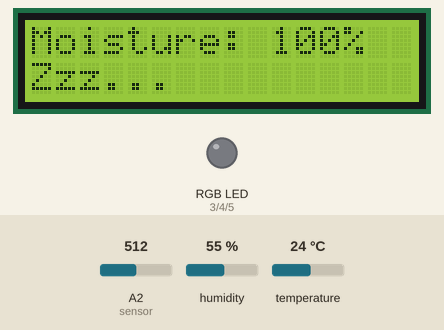
Bench run of a sketch on a simulated Arduino Uno, built with avr-gcc and run on an emulated ATmega328P. Shown: 16×2 character LCD, an RGB LED mixed from three pins (HIGH = lit). Dashed ring = blinking. Inputs (shaded band) come from the test bench; at power-on: A2 (sensor) = 512, humidity 55 %, temperature 24 °C. Random numbers use the default seed unless the sketch sets one; the audio player accepts every command and is not drawn.

Above: at 3.6 s.
3.7 s: A2 (sensor) set to 529
At 9.17 s:
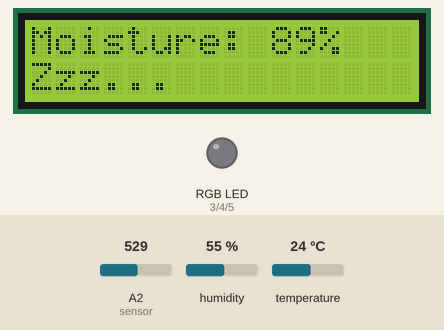
10.2 s: A2 (sensor) set to 553
At 15.5 s:
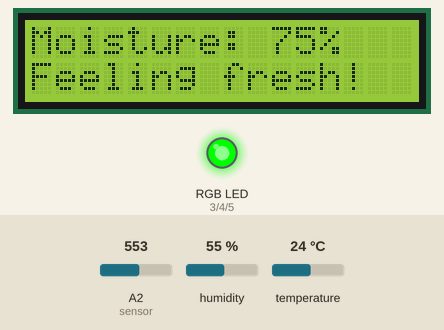
24.2 s: A2 (sensor) set to 612
At 28.0 s:
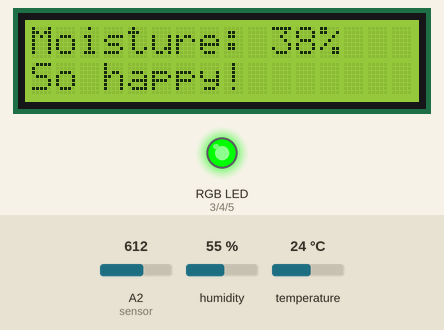
37.5 s: A2 (sensor) set to 642
At 39.16 s:
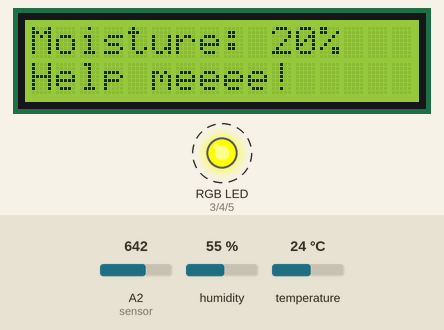
40.9 s: humidity set to 22 %
At 42.7 s:
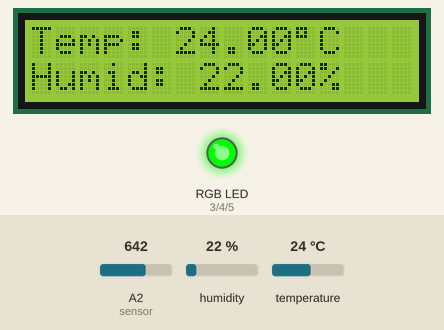
46.9 s: temperature set to 12 °C
At 48.5 s:
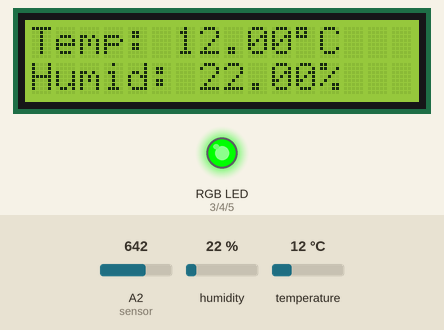
Timing chart, 0 to 53.9 s (numbered marks = the images above; inputs shaded):
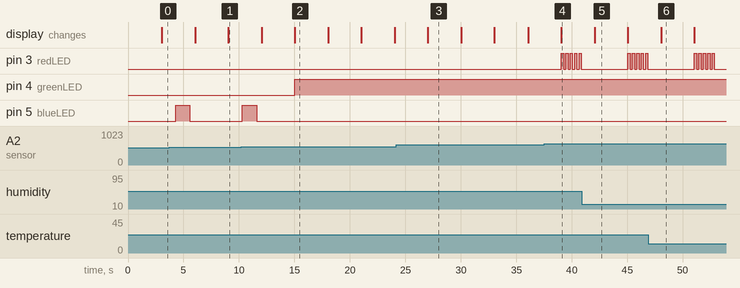

Measured:
- the behaviour switches between 543 and 544 on A2 (sensor) (found by bisection; images 1 and 2)
- the behaviour switches between 624 and 625 on A2 (sensor) (found by bisection; images 3 and 4)
- after the input at 10.2 s, pin 4 (greenLED): LOW → HIGH after 4.8 s
- after the input at 37.5 s, pin 3 (redLED): alternates HIGH for 0.20 s and LOW for 0.20 s, starting after 1.6 s
- what the display in image 2 shows lasts 3.1 s, from 15.0 s to 18.1 s

The sketch:

soil_moisture_sensor.ino
```cpp
#include <LiquidCrystal_I2C.h>
#include <DFRobotDFPlayerMini.h>
#include <Wire.h>
#include <SoftwareSerial.h>
#include <DHT.h>

// LCD
LiquidCrystal_I2C lcd(0x27, 16, 2);

// Moisture Sensor
#define sensor A2
#define redLED 3
#define greenLED 4
#define blueLED 5

// DFPlayer Mini
SoftwareSerial mySoftwareSerial(10, 11); // RX, TX
DFRobotDFPlayerMini myDFPlayer;

// Moisture calibration
#define wet 511
#define dry 673

// DHT11
#define DHTPIN 2       // DHT11 data pin
#define DHTTYPE DHT11
DHT dht(DHTPIN, DHTTYPE);

unsigned long prevMillis = 0;
const long interval = 3000; // 3s change
bool wasThirsty = false;    // Track thirsty → watered state
bool showTemp = false;      // Toggle between plant msg and temp

void setup() {
  Serial.begin(9600);
  mySoftwareSerial.begin(9600);

  lcd.init();
  lcd.backlight();

  pinMode(redLED, OUTPUT);
  pinMode(greenLED, OUTPUT);
  pinMode(blueLED, OUTPUT);

  dht.begin();

  if (!myDFPlayer.begin(mySoftwareSerial)) {
    lcd.setCursor(0, 0);
    lcd.print("DFPlayer Error!");
    while (true);
  }
  myDFPlayer.volume(25);
}

void loop() {
  int value = analogRead(sensor);
  int percent = map(value, wet, dry, 100, 0);
  percent = constrain(percent, 0, 100);

  if (millis() - prevMillis >= interval) {
    prevMillis = millis();
    lcd.clear();

    if (showTemp) {
      float h = dht.readHumidity();
      float t = dht.readTemperature();
      if (isnan(h) || isnan(t)) {
        lcd.setCursor(0, 0);
        lcd.print("DHT11 Error!");
      } else {
        lcd.setCursor(0, 0);
        lcd.print("Temp: ");
        lcd.print(t);
        lcd.print((char)223); // degree symbol
        lcd.print("C");

        lcd.setCursor(0, 1);
        lcd.print("Humid: ");
        lcd.print(h);
        lcd.print("%");
      }
      showTemp = false;
    } else {
      lcd.setCursor(0, 0);
      lcd.print("Moisture: ");
      lcd.print(percent);
      lcd.print("%   ");

      if (percent <= 30) {
        wasThirsty = true;
        String msgs[] = {"I'm DYING", "Help meeee!", "So thirsty!"};
        lcd.setCursor(0, 1);
        lcd.print(msgs[random(0, 3)]);
        myDFPlayer.play(random(0, 5)); // 0001–0004.mp3
        flashRed();
      }
      else if (percent <= 80) {
        if (wasThirsty) {
          lcd.setCursor(0, 1);
          lcd.print("Yum, water!");
          myDFPlayer.play(6); // 0005.mp3
          wasThirsty = false;
        } else {
          String msgs[] = {"Yay", "Feeling fresh!", "So happy!"};
          lcd.setCursor(0, 1);
          lcd.print(msgs[random(0, 3)]);
        }
        greenLight();
      }
      else {
        lcd.setCursor(0, 1);
        lcd.print("Zzz...");
        blueBreathing();
      }
      showTemp = true;
    }
  }
}

// LED patterns
void flashRed() {
  for (int i = 0; i < 5; i++) {
    digitalWrite(redLED, HIGH);
    delay(200);
    digitalWrite(redLED, LOW);
    delay(200);
  }
}

void greenLight() {
  digitalWrite(redLED, LOW);
  digitalWrite(greenLED, HIGH);
  digitalWrite(blueLED, LOW);
}

void blueBreathing() {
  for (int i = 0; i <= 255; i++) {
    analogWrite(blueLED, i);
    delay(5);
  }
  for (int i = 255; i >= 0; i--) {
    analogWrite(blueLED, i);
    delay(5);
  }
  digitalWrite(redLED, LOW);
  digitalWrite(greenLED, LOW);
}
```
